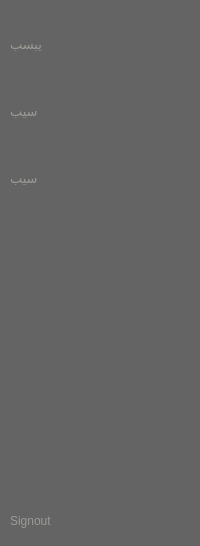
        <widget class="QFrame" name="leftMenu">
         <property name="minimumSize">
          <size>
           <width>43</width>
           <height>0</height>
          </size>
         </property>
         <property name="maximumSize">
          <size>
           <width>200</width>
           <height>16777215</height>
          </size>
         </property>
         <property name="styleSheet">
          <string notr="true">background-color: rgb(100, 100,100);</string>
         </property>
         <property name="frameShape">
          <enum>QFrame::NoFrame</enum>
         </property>
         <property name="frameShadow">
          <enum>QFrame::Raised</enum>
         </property>
         <layout class="QVBoxLayout" name="verticalLayout_4" stretch="0,0,0">
          <property name="spacing">
           <number>0</number>
          </property>
          <property name="leftMargin">
           <number>0</number>
          </property>
          <property name="topMargin">
           <number>0</number>
          </property>
          <property name="rightMargin">
           <number>0</number>
          </property>
          <property name="bottomMargin">
           <number>0</number>
          </property>
          <item>
           <widget class="QFrame" name="aframe">
            <property name="minimumSize">
             <size>
              <width>200</width>
              <height>225</height>
             </size>
            </property>
            <property name="styleSheet">
             <string notr="true">background-color: rgb(100,100,100);</string>
            </property>
            <property name="frameShape">
             <enum>QFrame::NoFrame</enum>
            </property>
            <property name="frameShadow">
             <enum>QFrame::Raised</enum>
            </property>
            <layout class="QVBoxLayout" name="verticalLayout_3">
             <property name="spacing">
              <number>0</number>
             </property>
             <property name="leftMargin">
              <number>0</number>
             </property>
             <property name="topMargin">
              <number>0</number>
             </property>
             <property name="rightMargin">
              <number>0</number>
             </property>
             <property name="bottomMargin">
              <number>0</number>
             </property>
             <item>
              <widget class="QPushButton" name="pushButton_2">
               <property name="minimumSize">
                <size>
                 <width>200</width>
                 <height>45</height>
                </size>
               </property>
               <property name="maximumSize">
                <size>
                 <width>200</width>
                 <height>45</height>
                </size>
               </property>
               <property name="font">
                <font>
                 <pointsize>10</pointsize>
                 <weight>50</weight>
                 <bold>false</bold>
                </font>
               </property>
               <property name="styleSheet">
                <string notr="true">QPushButton {
background-color: rgb(100,100,100);
	color: rgb(154, 154, 149);
	border: none;

	text-align: left;
	padding-left: 10px;
}

QPushButton:hover {
	background-color: rgb(120,120,120);
}

QPushButton:pressed {
	background-color: rgb(0, 0, 0);
}

</string>
               </property>
               <property name="text">
                <string>یبسب</string>
               </property>
               <property name="icon">
                <iconset resource="resources.qrc">
                 <normaloff>:/icons/icons/icons8_keypad.svg</normaloff>:/icons/icons/icons8_keypad.svg</iconset>
               </property>
               <property name="iconSize">
                <size>
                 <width>25</width>
                 <height>25</height>
                </size>
               </property>
              </widget>
             </item>
             <item>
              <widget class="QPushButton" name="tools">
               <property name="minimumSize">
                <size>
                 <width>200</width>
                 <height>45</height>
                </size>
               </property>
               <property name="maximumSize">
                <size>
                 <width>200</width>
                 <height>45</height>
                </size>
               </property>
               <property name="font">
                <font>
                 <pointsize>10</pointsize>
                 <weight>50</weight>
                 <bold>false</bold>
                </font>
               </property>
               <property name="autoFillBackground">
                <bool>false</bool>
               </property>
               <property name="styleSheet">
                <string notr="true">QPushButton {
	background-color: rgb(100,100,100);
	color: rgb(154, 154, 149);
	border: none;
	text-align: left;
	padding-left: 10px;
}

QPushButton:hover {
	background-color: rgb(120,120,120);
}

QPushButton:pressed {
	background-color: rgb(0, 0, 0);
}

</string>
               </property>
               <property name="text">
                <string>سیب</string>
               </property>
               <property name="icon">
                <iconset>
                 <normaloff>C:/Users/milad/.designer/backup/icons/support.png</normaloff>C:/Users/milad/.designer/backup/icons/support.png</iconset>
               </property>
               <property name="iconSize">
                <size>
                 <width>25</width>
                 <height>25</height>
                </size>
               </property>
              </widget>
             </item>
             <item>
              <widget class="QPushButton" name="pushButton_4">
               <property name="minimumSize">
                <size>
                 <width>200</width>
                 <height>45</height>
                </size>
               </property>
               <property name="maximumSize">
                <size>
                 <width>200</width>
                 <height>45</height>
                </size>
               </property>
               <property name="font">
                <font>
                 <pointsize>10</pointsize>
                 <weight>50</weight>
                 <bold>false</bold>
                </font>
               </property>
               <property name="styleSheet">
                <string notr="true">QPushButton {
	background-color: rgb(100,100,100);
	color: rgb(154, 154, 149);
	border: none;
	text-align: left;
	padding-left: 10px;
}

QPushButton:hover {
	background-color: rgb(120,120,120);
}

QPushButton:pressed {
	background-color: rgb(0, 0, 0);
}

</string>
               </property>
               <property name="text">
                <string>سیب</string>
               </property>
               <property name="icon">
                <iconset resource="resources.qrc">
                 <normaloff>:/icons/icons/icons8_secured_letter.svg</normaloff>:/icons/icons/icons8_secured_letter.svg</iconset>
               </property>
               <property name="iconSize">
                <size>
                 <width>24</width>
                 <height>24</height>
                </size>
               </property>
              </widget>
             </item>
            </layout>
           </widget>
          </item>
          <item>
           <spacer name="bt">
            <property name="orientation">
             <enum>Qt::Vertical</enum>
            </property>
            <property name="sizeHint" stdset="0">
             <size>
              <width>20</width>
              <height>271</height>
             </size>
            </property>
           </spacer>
          </item>
          <item>
           <widget class="QFrame" name="frame_2">
            <property name="minimumSize">
             <size>
              <width>200</width>
              <height>50</height>
             </size>
            </property>
            <property name="maximumSize">
             <size>
              <width>200</width>
              <height>50</height>
             </size>
            </property>
            <property name="styleSheet">
             <string notr="true"/>
            </property>
            <property name="frameShape">
             <enum>QFrame::NoFrame</enum>
            </property>
            <property name="frameShadow">
             <enum>QFrame::Raised</enum>
            </property>
            <layout class="QVBoxLayout" name="verticalLayout_2">
             <property name="spacing">
              <number>0</number>
             </property>
             <property name="leftMargin">
              <number>0</number>
             </property>
             <property name="topMargin">
              <number>0</number>
             </property>
             <property name="rightMargin">
              <number>0</number>
             </property>
             <property name="bottomMargin">
              <number>0</number>
             </property>
             <item>
              <widget class="QPushButton" name="pushButton">
               <property name="minimumSize">
                <size>
                 <width>200</width>
                 <height>45</height>
                </size>
               </property>
               <property name="maximumSize">
                <size>
                 <width>200</width>
                 <height>45</height>
                </size>
               </property>
               <property name="styleSheet">
                <string notr="true">QPushButton {
	background-color: rgb(100,100,100);
	color: rgb(154, 154, 149);
	border: none;
	text-align: left;
	padding-left: 10px;
}

QPushButton:hover {
	background-color: rgb(120,120,120);
}

QPushButton:pressed {
	background-color: rgb(0, 0, 0);
}

</string>
               </property>
               <property name="text">
                <string>Signout</string>
               </property>
               <property name="icon">
                <iconset resource="resources.qrc">
                 <normaloff>:/icons/icons/icons8_logout_rounded_down.svg</normaloff>:/icons/icons/icons8_logout_rounded_down.svg</iconset>
               </property>
               <property name="iconSize">
                <size>
                 <width>30</width>
                 <height>30</height>
                </size>
               </property>
              </widget>
             </item>
            </layout>
           </widget>
          </item>
         </layout>
        </widget>
